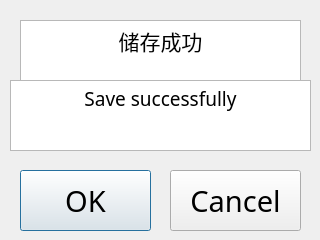
<?xml version="1.0" encoding="UTF-8"?>
<ui version="4.0">
 <class>PopupWindow_SaveEnd</class>
 <widget class="QDialog" name="PopupWindow_SaveEnd">
  <property name="geometry">
   <rect>
    <x>0</x>
    <y>0</y>
    <width>320</width>
    <height>240</height>
   </rect>
  </property>
  <property name="windowTitle">
   <string>Dialog</string>
  </property>
  <widget class="QWidget" name="widget" native="true">
   <property name="geometry">
    <rect>
     <x>0</x>
     <y>0</y>
     <width>321</width>
     <height>241</height>
    </rect>
   </property>
   <widget class="QPushButton" name="pBtn_OK">
    <property name="geometry">
     <rect>
      <x>20</x>
      <y>170</y>
      <width>131</width>
      <height>61</height>
     </rect>
    </property>
    <property name="font">
     <font>
      <family>思源黑体</family>
      <pointsize>22</pointsize>
     </font>
    </property>
    <property name="text">
     <string>OK</string>
    </property>
   </widget>
   <widget class="QTextEdit" name="textEdit_ch">
    <property name="geometry">
     <rect>
      <x>20</x>
      <y>20</y>
      <width>281</width>
      <height>61</height>
     </rect>
    </property>
    <property name="font">
     <font>
      <family>思源黑体</family>
     </font>
    </property>
    <property name="html">
     <string>&lt;!DOCTYPE HTML PUBLIC &quot;-//W3C//DTD HTML 4.0//EN&quot; &quot;http://www.w3.org/TR/REC-html40/strict.dtd&quot;&gt;
&lt;html&gt;&lt;head&gt;&lt;meta name=&quot;qrichtext&quot; content=&quot;1&quot; /&gt;&lt;style type=&quot;text/css&quot;&gt;
p, li { white-space: pre-wrap; }
&lt;/style&gt;&lt;/head&gt;&lt;body style=&quot; font-family:'思源黑体'; font-size:9pt; font-weight:400; font-style:normal;&quot;&gt;
&lt;p align=&quot;center&quot; style=&quot; margin-top:0px; margin-bottom:0px; margin-left:0px; margin-right:0px; -qt-block-indent:0; text-indent:0px;&quot;&gt;&lt;span style=&quot; font-family:'SimSun'; font-size:16pt;&quot;&gt;储存成功&lt;/span&gt;&lt;/p&gt;&lt;/body&gt;&lt;/html&gt;</string>
    </property>
   </widget>
   <widget class="QTextEdit" name="textEdit_en">
    <property name="geometry">
     <rect>
      <x>10</x>
      <y>80</y>
      <width>301</width>
      <height>71</height>
     </rect>
    </property>
    <property name="font">
     <font>
      <family>思源黑体</family>
     </font>
    </property>
    <property name="html">
     <string>&lt;!DOCTYPE HTML PUBLIC &quot;-//W3C//DTD HTML 4.0//EN&quot; &quot;http://www.w3.org/TR/REC-html40/strict.dtd&quot;&gt;
&lt;html&gt;&lt;head&gt;&lt;meta name=&quot;qrichtext&quot; content=&quot;1&quot; /&gt;&lt;style type=&quot;text/css&quot;&gt;
p, li { white-space: pre-wrap; }
&lt;/style&gt;&lt;/head&gt;&lt;body style=&quot; font-family:'思源黑体'; font-size:9pt; font-weight:400; font-style:normal;&quot;&gt;
&lt;p align=&quot;center&quot; style=&quot; margin-top:0px; margin-bottom:0px; margin-left:0px; margin-right:0px; -qt-block-indent:0; text-indent:0px;&quot;&gt;&lt;span style=&quot; font-family:'SimSun'; font-size:14pt;&quot;&gt;Save successfully&lt;/span&gt;&lt;/p&gt;&lt;/body&gt;&lt;/html&gt;</string>
    </property>
   </widget>
   <widget class="QPushButton" name="pBtn_cancel">
    <property name="geometry">
     <rect>
      <x>170</x>
      <y>170</y>
      <width>131</width>
      <height>61</height>
     </rect>
    </property>
    <property name="font">
     <font>
      <family>思源黑体</family>
      <pointsize>22</pointsize>
     </font>
    </property>
    <property name="text">
     <string>Cancel</string>
    </property>
   </widget>
  </widget>
 </widget>
 <resources/>
 <connections/>
</ui>
